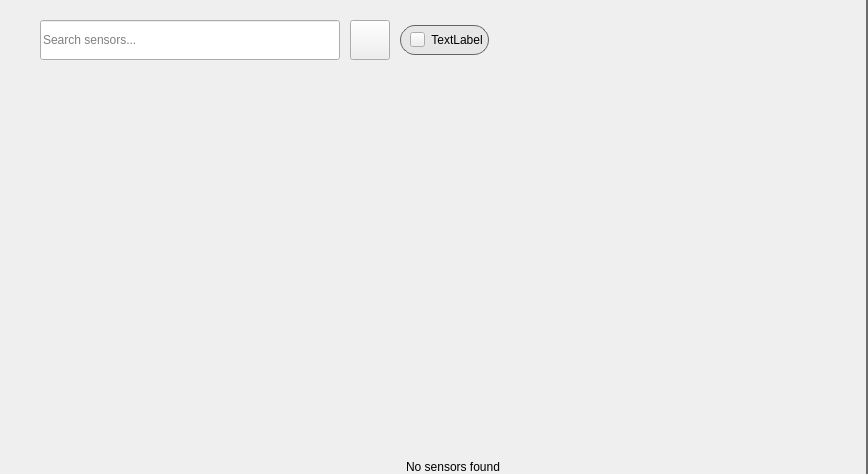
<?xml version="1.0" encoding="UTF-8"?>
<ui version="4.0">
 <class>SensorPageWidget</class>
 <widget class="QWidget" name="SensorPageWidget">
  <property name="geometry">
   <rect>
    <x>0</x>
    <y>0</y>
    <width>868</width>
    <height>474</height>
   </rect>
  </property>
  <property name="sizePolicy">
   <sizepolicy hsizetype="Expanding" vsizetype="Preferred">
    <horstretch>0</horstretch>
    <verstretch>0</verstretch>
   </sizepolicy>
  </property>
  <layout class="QHBoxLayout" name="horizontalLayout">
   <property name="spacing">
    <number>0</number>
   </property>
   <property name="leftMargin">
    <number>0</number>
   </property>
   <property name="topMargin">
    <number>0</number>
   </property>
   <property name="rightMargin">
    <number>0</number>
   </property>
   <property name="bottomMargin">
    <number>0</number>
   </property>
   <item>
    <widget class="QWidget" name="left_container" native="true">
     <layout class="QVBoxLayout" name="verticalLayout">
      <property name="spacing">
       <number>10</number>
      </property>
      <property name="leftMargin">
       <number>40</number>
      </property>
      <property name="topMargin">
       <number>0</number>
      </property>
      <property name="rightMargin">
       <number>0</number>
      </property>
      <property name="bottomMargin">
       <number>0</number>
      </property>
      <item>
       <layout class="QHBoxLayout" name="filter_layout">
        <property name="spacing">
         <number>10</number>
        </property>
        <property name="leftMargin">
         <number>0</number>
        </property>
        <property name="topMargin">
         <number>20</number>
        </property>
        <item>
         <widget class="QLineEdit" name="search_input">
          <property name="minimumSize">
           <size>
            <width>0</width>
            <height>40</height>
           </size>
          </property>
          <property name="maximumSize">
           <size>
            <width>300</width>
            <height>16777215</height>
           </size>
          </property>
          <property name="placeholderText">
           <string>Search sensors...</string>
          </property>
         </widget>
        </item>
        <item>
         <widget class="QPushButton" name="btn_filter">
          <property name="minimumSize">
           <size>
            <width>40</width>
            <height>40</height>
           </size>
          </property>
          <property name="maximumSize">
           <size>
            <width>40</width>
            <height>40</height>
           </size>
          </property>
          <property name="text">
           <string/>
          </property>
         </widget>
        </item>
        <item>
         <widget class="QFrame" name="frame">
          <property name="minimumSize">
           <size>
            <width>80</width>
            <height>0</height>
           </size>
          </property>
          <property name="maximumSize">
           <size>
            <width>16777215</width>
            <height>30</height>
           </size>
          </property>
          <property name="styleSheet">
           <string notr="true">QWidget#frame {
    background-color: rgb(230, 230, 230);
    border-radius: 15px;
    border: 1.2px solid rgb(100, 100, 100);
}</string>
          </property>
          <property name="frameShape">
           <enum>QFrame::StyledPanel</enum>
          </property>
          <property name="frameShadow">
           <enum>QFrame::Raised</enum>
          </property>
          <layout class="QHBoxLayout" name="horizontalLayout_2">
           <property name="topMargin">
            <number>0</number>
           </property>
           <property name="rightMargin">
            <number>5</number>
           </property>
           <property name="bottomMargin">
            <number>0</number>
           </property>
           <item>
            <widget class="QPushButton" name="btn_disable_filter">
             <property name="minimumSize">
              <size>
               <width>15</width>
               <height>15</height>
              </size>
             </property>
             <property name="maximumSize">
              <size>
               <width>15</width>
               <height>15</height>
              </size>
             </property>
             <property name="text">
              <string/>
             </property>
            </widget>
           </item>
           <item>
            <widget class="QLabel" name="lbl_selected_filter">
             <property name="styleSheet">
              <string notr="true"/>
             </property>
             <property name="text">
              <string>TextLabel</string>
             </property>
             <property name="alignment">
              <set>Qt::AlignCenter</set>
             </property>
            </widget>
           </item>
          </layout>
         </widget>
        </item>
        <item>
         <spacer name="horizontalSpacer_2">
          <property name="orientation">
           <enum>Qt::Horizontal</enum>
          </property>
          <property name="sizeHint" stdset="0">
           <size>
            <width>40</width>
            <height>20</height>
           </size>
          </property>
         </spacer>
        </item>
       </layout>
      </item>
      <item>
       <widget class="QLabel" name="results_label"/>
      </item>
      <item>
       <widget class="QScrollArea" name="scroll_area">
        <property name="styleSheet">
         <string notr="true"/>
        </property>
        <property name="frameShape">
         <enum>QFrame::NoFrame</enum>
        </property>
        <property name="widgetResizable">
         <bool>true</bool>
        </property>
        <property name="alignment">
         <set>Qt::AlignLeading|Qt::AlignLeft|Qt::AlignTop</set>
        </property>
        <widget class="QWidget" name="cards_container">
         <property name="geometry">
          <rect>
           <x>0</x>
           <y>0</y>
           <width>824</width>
           <height>349</height>
          </rect>
         </property>
         <layout class="QGridLayout" name="cards_layout">
          <property name="leftMargin">
           <number>0</number>
          </property>
          <property name="topMargin">
           <number>10</number>
          </property>
          <property name="rightMargin">
           <number>0</number>
          </property>
          <property name="bottomMargin">
           <number>10</number>
          </property>
          <property name="horizontalSpacing">
           <number>0</number>
          </property>
          <property name="verticalSpacing">
           <number>10</number>
          </property>
         </layout>
        </widget>
       </widget>
      </item>
      <item>
       <widget class="QLabel" name="no_results_label">
        <property name="text">
         <string>No sensors found</string>
        </property>
        <property name="alignment">
         <set>Qt::AlignCenter</set>
        </property>
       </widget>
      </item>
     </layout>
    </widget>
   </item>
   <item>
    <widget class="QWidget" name="widget" native="true">
     <property name="sizePolicy">
      <sizepolicy hsizetype="Minimum" vsizetype="Minimum">
       <horstretch>0</horstretch>
       <verstretch>0</verstretch>
      </sizepolicy>
     </property>
     <property name="maximumSize">
      <size>
       <width>500</width>
       <height>16777215</height>
      </size>
     </property>
     <property name="autoFillBackground">
      <bool>false</bool>
     </property>
     <property name="styleSheet">
      <string notr="true">background-color: rgb(140, 140, 140);</string>
     </property>
     <layout class="QHBoxLayout" name="horizontalLayout_3">
      <property name="spacing">
       <number>0</number>
      </property>
      <property name="leftMargin">
       <number>0</number>
      </property>
      <property name="topMargin">
       <number>0</number>
      </property>
      <property name="rightMargin">
       <number>0</number>
      </property>
      <property name="bottomMargin">
       <number>0</number>
      </property>
      <item>
       <widget class="QFrame" name="frame_2">
        <property name="sizePolicy">
         <sizepolicy hsizetype="Minimum" vsizetype="Minimum">
          <horstretch>0</horstretch>
          <verstretch>0</verstretch>
         </sizepolicy>
        </property>
        <property name="minimumSize">
         <size>
          <width>0</width>
          <height>0</height>
         </size>
        </property>
        <property name="maximumSize">
         <size>
          <width>500</width>
          <height>16777215</height>
         </size>
        </property>
        <property name="frameShape">
         <enum>QFrame::StyledPanel</enum>
        </property>
        <property name="frameShadow">
         <enum>QFrame::Raised</enum>
        </property>
        <layout class="QHBoxLayout" name="horizontalLayout_4">
         <property name="spacing">
          <number>0</number>
         </property>
         <property name="leftMargin">
          <number>0</number>
         </property>
         <property name="topMargin">
          <number>0</number>
         </property>
         <property name="rightMargin">
          <number>0</number>
         </property>
         <property name="bottomMargin">
          <number>0</number>
         </property>
         <item>
          <layout class="QVBoxLayout" name="verticalLayout_2">
           <property name="spacing">
            <number>0</number>
           </property>
          </layout>
         </item>
        </layout>
       </widget>
      </item>
     </layout>
    </widget>
   </item>
  </layout>
 </widget>
 <resources/>
 <connections/>
</ui>
